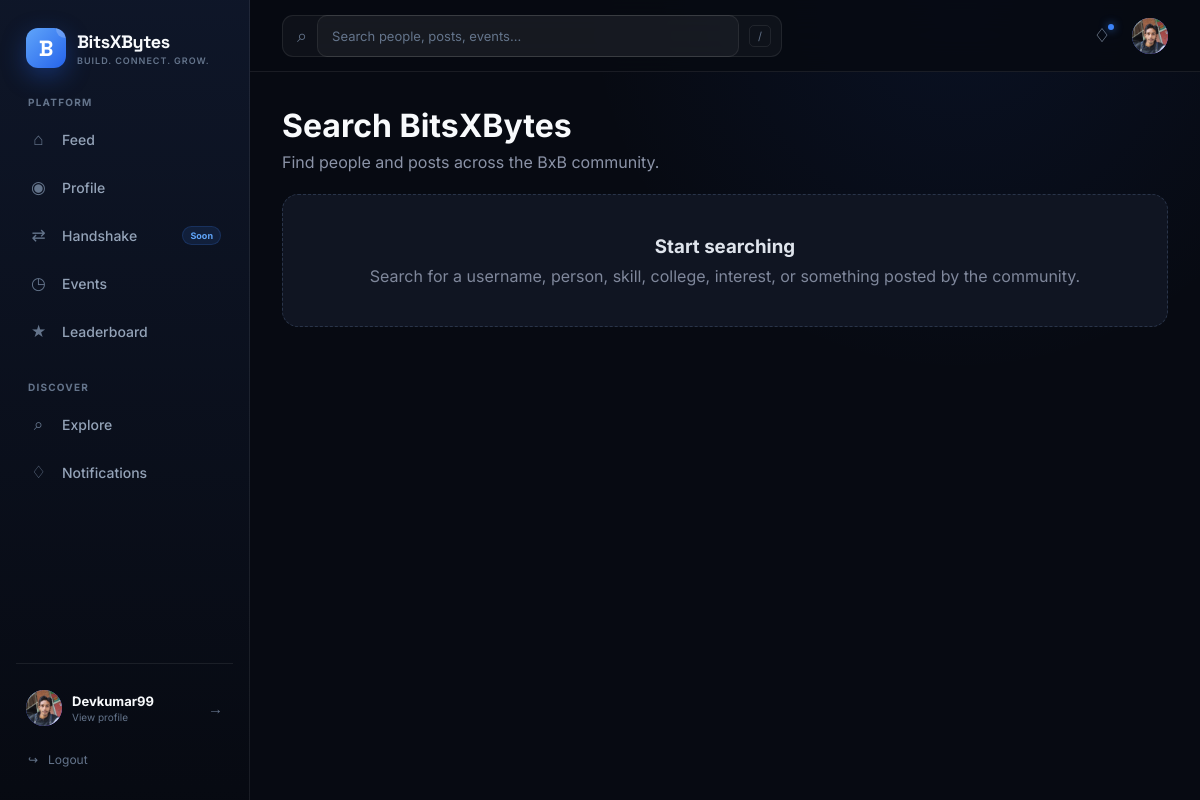
Page /search/ (signed in) on the committed database.
### users/models.py (models this page shows)
class User(AbstractUser):
    email = models.EmailField(
        unique=True
    )

### profiles/models.py (models this page shows, shortened)
class Profile(models.Model):
    user = models.OneToOneField(
        settings.AUTH_USER_MODEL,
        on_delete=models.CASCADE,
        related_name='profile'
    )
    avatar = models.ImageField(
        upload_to='avatars/',
        blank=True,
        null=True
    )
    bio = models.TextField(
        max_length=500,
        blank=True
    )
    college = models.CharField(
        max_length=150,
        blank=True
    )
    course = models.CharField(
        max_length=100,
        blank=True
    )
    year = models.PositiveSmallIntegerField(
        blank=True,
        null=True
    )
    skills = models.CharField(
        max_length=500,
        blank=True
    )
    interests = models.CharField(
        max_length=500,
        blank=True
    )
    github = models.URLField(
        blank=True
    )
    linkedin = models.URLField(
        blank=True
    )
    created_at = models.DateTimeField(
        auto_now_add=True
    )
    updated_at = models.DateTimeField(
        auto_now=True
    )

### search/views.py (the view, shortened to what this page needs)
# urls.py: path('search/', include('search.urls')),
def search(request):
    query = request.GET.get("q", "").strip()
    search_type = request.GET.get("type", "all")
    people = User.objects.none()
    posts = Post.objects.none()
    context = {
        "query": query,
        "search_type": search_type,
        "people": people,
        "posts": posts,
    }
    return render(
        request,
        "search/results.html",
        context
    )

### templates/search/results.html (shortened to what this page needs)
{% extends "base.html" %}
{% block content %}
<div class="search-page">
    <div class="search-header">
        {% if query %}
            <h1>Search results</h1>
            <p>
                Results for
                <span class="search-query">"{{ query }}"</span>
            </p>
        {% else %}
            <h1>Search BitsXBytes</h1>
            <p>
                Find people and posts across the BxB community.
            </p>
        {% endif %}
    </div>
    {% if query %}
        <div class="search-tabs">
            <a
                href="{% url 'search' %}?q={{ query|urlencode }}&type=all"
                class="search-tab {% if search_type == 'all' %}active{% endif %}"
            >
                All
            </a>
            <a
                href="{% url 'search' %}?q={{ query|urlencode }}&type=people"
                class="search-tab {% if search_type == 'people' %}active{% endif %}"
            >
                People
            </a>
            <a
                href="{% url 'search' %}?q={{ query|urlencode }}&type=posts"
                class="search-tab {% if search_type == 'posts' %}active{% endif %}"
            >
                Posts
            </a>
        </div>
        {% if search_type == "all" or search_type == "people" %}
            <section class="search-section">
                <div class="search-section-header">
                    <h2>People</h2>
                    <span class="result-count">
                        {{ people|length }}
                        result{{ people|length|pluralize }}
                    </span>
                </div>
                {% if people %}
                    <div class="people-grid">
                        {% for person in people %}
                            <a
                                href="{% url 'public_profile' person.username %}"
                                class="person-card"
                            >
                                {% if person.profile.avatar %}
                                    <img
                                        src="{{ person.profile.avatar.url }}"
                                        alt="{{ person.username }}"
                                        class="person-avatar"
                                    >
                                {% else %}
                                    <div class="person-avatar-placeholder">
                                        {{ person.username|first|upper }}
                                    </div>
                                {% endif %}
                                <div class="person-info">
                                    <p class="person-name">
                                        {% if person.get_full_name %}
                                            {{ person.get_full_name }}
                                        {% else %}
                                            {{ person.username }}
                                        {% endif %}
                                    </p>
                                    <p class="person-username">
                                        @{{ person.username }}
                                    </p>
                                    {% if person.profile.college %}
                                        <p class="person-meta">
                                            {{ person.profile.college }}
                                        </p>
                                    {% elif person.profile.course %}
                                        <p class="person-meta">
                                            {{ person.profile.course }}
                                        </p>
                                    {% endif %}
                                </div>
                            </a>
                        {% endfor %}
                    </div>
                {% else %}
                    <div class="empty-state">
                        <h3>No people found</h3>
                        <p>
                            Try a username, name, college, skill, or interest.
                        </p>
                    </div>
                {% endif %}
            </section>
        {% endif %}
        {% if search_type == "all" or search_type == "posts" %}
            <section class="search-section">
                <div class="search-section-header">
                    <h2>Posts</h2>
                    <span class="result-count">
                        {{ posts|length }}
                        result{{ posts|length|pluralize }}
                    </span>
                </div>
                {% if posts %}
                    <div class="posts-list">
                        {% for post in posts %}
                            <article class="post-card">
                                <a
                                    href="{% url 'public_profile' post.author.username %}"
                                    class="post-author"
                                >
                                    {% if post.author.profile.avatar %}
                                        <img
                                            src="{{ post.author.profile.avatar.url }}"
                                            alt="{{ post.author.username }}"
                                            class="post-author-avatar"
                                        >
                                    {% else %}
                                        <div class="post-author-placeholder">
                                            {{ post.author.username|first|upper }}
                                        </div>
                                    {% endif %}
                                    <div>
                                        <div class="post-author-name">
                                            {% if post.author.get_full_name %}
                                                {{ post.author.get_full_name }}
                                            {% else %}
                                                {{ post.author.username }}
                                            {% endif %}
                                        </div>
                                        <div class="post-author-username">
                                            @{{ post.author.username }}
                                        </div>
                                    </div>
                                </a>
                                <div class="post-content">
                                    {{ post.content }}
                                </div>
                                {% if post.image %}
                                    <img
                                        src="{{ post.image.url }}"
                                        alt="Post image"
                                        class="post-image"
                                    >
                                {% endif %}
                                <div class="post-date">
                                    {{ post.created_at|date:"M d, Y · g:i A" }}
                                </div>
                            </article>
                        {% endfor %}
                    </div>
                {% else %}
                    <div class="empty-state">
                        <h3>No posts found</h3>
                        <p>
                            Try searching for another keyword.
                        </p>
                    </div>
                {% endif %}
            </section>
        {% endif %}
    {% else %}
        <div class="empty-state">
            <h3>Start searching</h3>
            <p>
                Search for a username, person, skill, college,
                interest, or something posted by the community.
            </p>
        </div>
    {% endif %}
</div>
{% endblock %}

### templates/base.html (shortened to what this page needs)
{% load static %}
<!DOCTYPE html>
<html lang="en">
<head>
</head>
<body>
<div class="app-shell">
    <aside class="sidebar">
        <a
            href="{% url 'feed' %}"
            class="brand"
        >
            <div class="brand-mark">
                <span>
                    B
                </span>
            </div>
            <div class="brand-text">
                <span class="brand-name">
                    BitsXBytes
                </span>
                <span class="brand-tagline">
                    Build. Connect. Grow.
                </span>
            </div>
        </a>
        <nav class="sidebar-nav">
            <div class="nav-section">
                <span class="nav-section-title">
                    PLATFORM
                </span>
                <a
                    href="{% url 'feed' %}"
                    class="
                        nav-item
                    "
                >
                    <span class="nav-item-icon">
                        ⌂
                    </span>
                    <span>
                        Feed
                    </span>
                </a>
                {% if user.is_authenticated %}
                <a
                    href="{% url 'my_profile' %}"
                    class="
                        nav-item
                    "
                >
                    <span class="nav-item-icon">
                        ◉
                    </span>
                    <span>
                        Profile
                    </span>
                </a>
                {% endif %}
                <a
                    href="#"
                    class="nav-item"
                >
                    <span class="nav-item-icon">
                        ⇄
                    </span>
                    <span>
                        Handshake
                    </span>
                    <span class="nav-badge">
                        Soon
                    </span>
                </a>
                <a
                    href="#"
                    class="nav-item"
                >
                    <span class="nav-item-icon">
                        ◷
                    </span>
                    <span>
                        Events
                    </span>
                </a>
                <a
                    href="#"
                    class="nav-item"
                >
                    <span class="nav-item-icon">
                        ★
                    </span>
                    <span>
                        Leaderboard
                    </span>
                </a>
            </div>
            <div class="nav-section">
                <span class="nav-section-title">
                    DISCOVER
                </span>
                <a
                    href="#"
                    class="nav-item"
                >
                    <span class="nav-item-icon">
                        ⌕
                    </span>
                    <span>
                        Explore
                    </span>
                </a>
                <a
                    href="#"
                    class="nav-item"
                >
                    <span class="nav-item-icon">
                        ♢
                    </span>
                    <span>
                        Notifications
                    </span>
                </a>
            </div>
        </nav>
        <div class="sidebar-bottom">
            {% if user.is_authenticated %}
            <a
                href="{% url 'my_profile' %}"
                class="sidebar-user"
            >
                <div class="avatar avatar-small">
                    {% if user.profile.avatar %}
                        <img
                            src="{{ user.profile.avatar.url }}"
                            alt="{{ user.username }}"
                        >
                    {% else %}
                        <span>
                            {{ user.username|first|upper }}
                        </span>
                    {% endif %}
                </div>
                <div class="sidebar-user-info">
                    <strong>
                        {{ user.username }}
                    </strong>
                    <span>
                        View profile
                    </span>
                </div>
                <span class="sidebar-user-arrow">
                    →
                </span>
            </a>
            <a
                href="{% url 'logout' %}"
                class="logout-link"
            >
                <span>
                    ↪
                </span>
                Logout
            </a>
            {% endif %}
        </div>
    </aside>
    <div class="main-area">
        <header class="topbar">
            <form
                class="topbar-search"
                action="{% url 'search' %}"
                method="get"
                autocomplete="off"
            >
                <span class="search-icon">
                    ⌕
                </span>
                <input
                    type="text"
                    name="q"
                    placeholder="Search people, posts, events..."
                    id="global-search-input"
                    autocomplete="off"
                    aria-label="Search BitsXBytes"
                    aria-expanded="false"
                    aria-controls="search-suggestions"
                >
                <span class="search-shortcut">
                    /
                </span>
            </form>
            <div class="topbar-actions">
                {% if user.is_authenticated %}
                <button
                    type="button"
                    class="topbar-icon-button"
                    title="Notifications"
                >
                    ♢
                    <span class="notification-dot"></span>
                </button>
                <a
                    href="{% url 'my_profile' %}"
                    class="topbar-profile"
                    title="Profile"
                >
                    <div class="avatar avatar-small">
                        {% if user.profile.avatar %}
                            <img
                                src="{{ user.profile.avatar.url }}"
                                alt="{{ user.username }}"
                            >
                        {% else %}
                            <span>
                                {{ user.username|first|upper }}
                            </span>
                        {% endif %}
                    </div>
                </a>
                {% endif %}
            </div>
        </header>
        <main class="page-content">
            {% block content %}
            {% endblock %}
        </main>
    </div>
</div>
</body>
</html>

### rows in the picture
User: profile.avatar (picture), username "Devkumar99"
